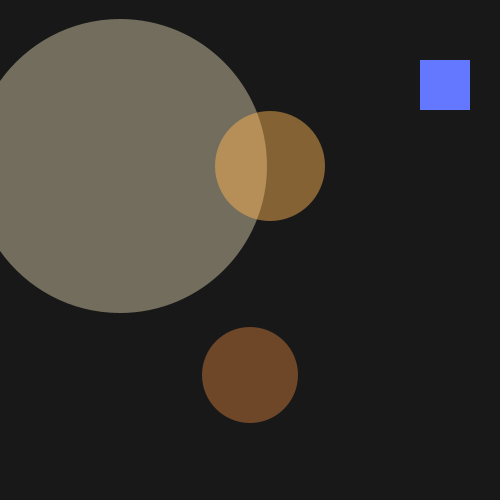
Frame 1 (no input)
Frame 60 (the mouse pressed at the canvas centre just before this capture): identical to frame 1, image omitted
Frame 120 (the mouse held since frame 60 and released just before this capture): identical to frame 1, image omitted

The Processing sketch that drew this single still picture (run headless with seeded random() and noise(); from frame 60 on, the mouse is pressed at the canvas centre):

// Processing sketch: Demo_Morning_Data_Portrait
// ── Demo_Morning_Data_Portrait.pde
// Day 1 Demo: Variables & Data Types
// Goal: Show how personal numbers become visuals

void setup() {
  size(500, 500);
  background(24);
  noStroke();

  // Personal data as variables
  int hourIWoke = 6;       // whole number (int)
  float hoursSlept = 10.5;  // decimal (float)
  int coffeeCups = 2;      // whole number (int)
  boolean isTired = true;  // teaser for next units

  // Visual mappings
  
  // Sleep → moon/sun size
  fill(255, 240, 200, 100);
  float sunSize = hoursSlept * 28;
  circle(120, height/3, sunSize);

  // Wake time → sun position (coarse)
  fill(255, 180, 80, 120);
  ellipse(hourIWoke * 45, height/3, 110, 110);

  // Coffee → circle size
  fill(110, 70, 40);
  circle(width/2, height/4*3, coffeeCups * 48);

  // Boolean teaser
  if (isTired) {
    fill(100, 120, 255);
    rect(420, 60, 50, 50);
  }

  // Console checks
  println("Woke at: " + hourIWoke + "h");
  println("Slept: " + hoursSlept + " hours");
  println("Coffee cups: " + coffeeCups);
  println("Tired? " + isTired);
}

void draw() { }
